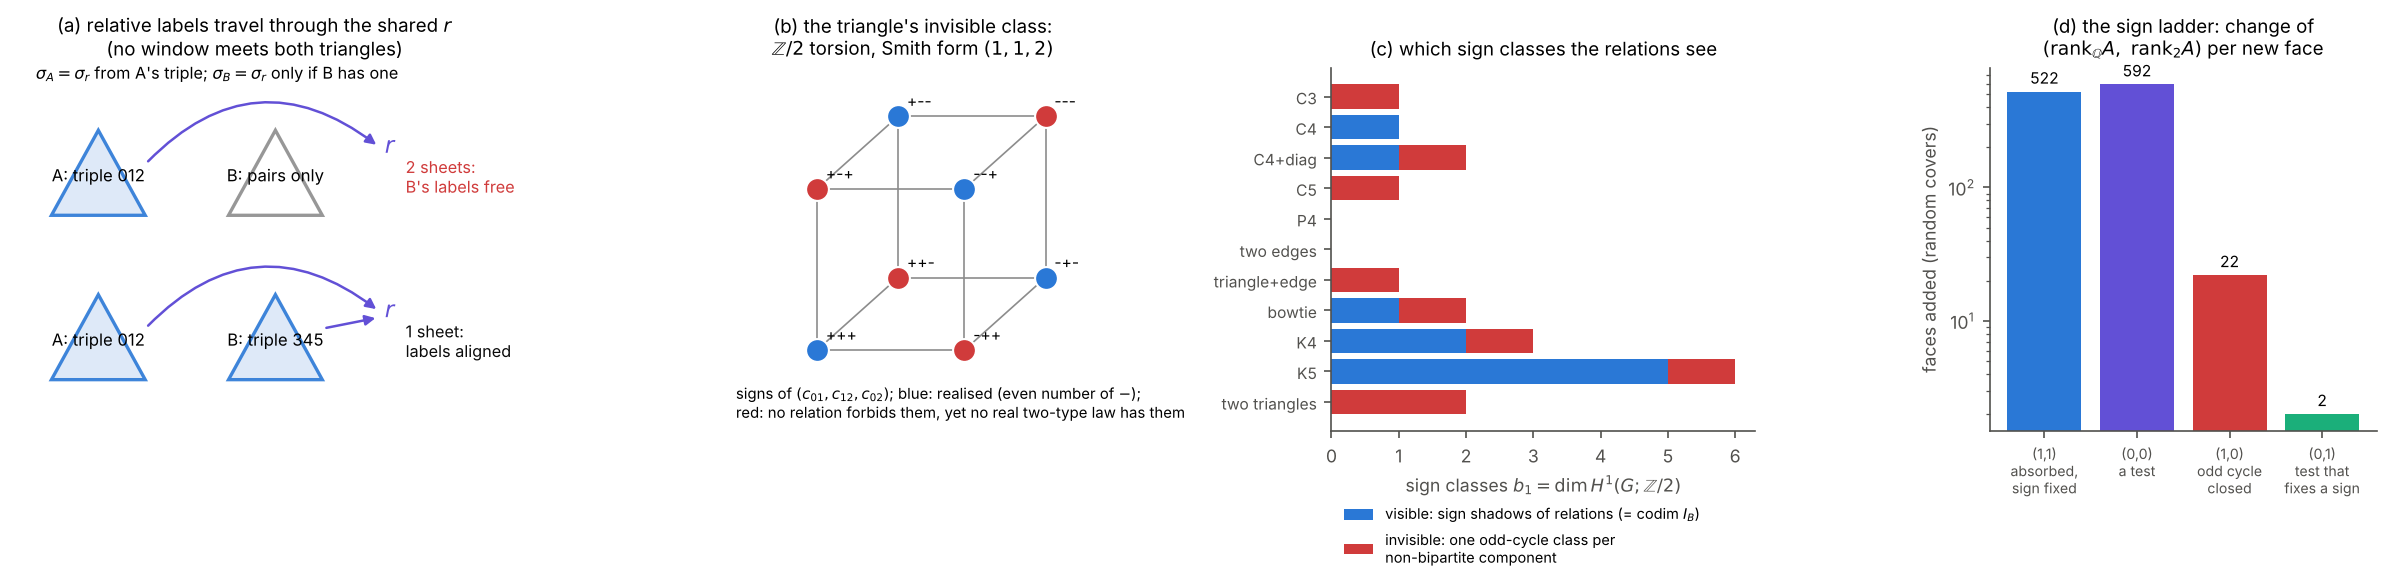

Python code for this plot:
"""Figure for Phase III, Stage 3 (real signs). (a) two disjoint triangles: one triple leaves the second triangle's labels free (two
sheets), a triple on each aligns them through the shared r; (b) the triangle's eight data sign patterns: four realised, four allowed by
every relation (there are none) but realised by nothing (the invisible odd-cycle class); (c) b_1 = visible + invisible over the zoo;
(d) the sign ladder: what one new face does to (rank_Q A, rank_2 A)."""
import json, os, itertools
import numpy as np
import matplotlib
matplotlib.use("Agg")
import matplotlib.pyplot as plt
from matplotlib.patches import Polygon, FancyArrowPatch
HERE = os.path.dirname(os.path.abspath(__file__)); D = json.load(open(os.path.join(HERE, "..", "lab", "signs.json")))
BLUE, ORANGE, VIOLET, AQUA, GREY, CRIT = "#2a78d6", "#eb6834", "#6250d6", "#1baf7a", "#8c8c8c", "#d03b3b"; INK, INK2 = "#0b0b0b", "#52514e"
plt.rcParams.update({"font.size": 8.5, "axes.edgecolor": INK2, "axes.labelcolor": INK2, "xtick.color": INK2, "ytick.color": INK2, "axes.spines.top": False, "axes.spines.right": False})
fig, ax = plt.subplots(1, 4, figsize=(16, 4.1), gridspec_kw=dict(width_ratios=[1.3, 1, 1.15, 1.05]))
a = ax[0]; a.axis("off"); a.set_xlim(-0.2, 4.4); a.set_ylim(-1.6, 1.6)
def tri(cx, cy, fill, ec, lab):
    pts = np.array([[cx - .45, cy - .35], [cx + .45, cy - .35], [cx, cy + .4]]); a.add_patch(Polygon(pts, closed=True, fc=fill, ec=ec, lw=1.6, alpha=0.9))
    a.text(cx, cy - .05, lab, ha="center", fontsize=8)
for row, (y, both) in enumerate(((0.65, False), (-0.8, True))):
    tri(0.6, y, "#dbe7f8", BLUE, "A: triple 012"); tri(2.3, y, "#dbe7f8" if both else "white", BLUE if both else GREY, "B: triple 345" if both else "B: pairs only")
    a.text(3.35, y + 0.2, "$r$", fontsize=11, color=VIOLET); 
    a.add_patch(FancyArrowPatch((1.05, y + 0.1), (3.3, y + 0.25), arrowstyle="-|>", mutation_scale=10, color=VIOLET, lw=1.2, connectionstyle="arc3,rad=-0.45"))
    if both: a.add_patch(FancyArrowPatch((2.75, y + 0.1), (3.3, y + 0.2), arrowstyle="-|>", mutation_scale=10, color=VIOLET, lw=1.2))
    a.text(3.55, y - 0.15, "1 sheet:\nlabels aligned" if both else "2 sheets:\nB's labels free", fontsize=7.8, color=INK if both else CRIT)
a.text(0.0, 1.5, "$\\sigma_A=\\sigma_r$ from A's triple; $\\sigma_B=\\sigma_r$ only if B has one", fontsize=7.8)
a.set_title("(a) relative labels travel through the shared $r$\n(no window meets both triangles)", fontsize=9)
a = ax[1]; a.axis("off"); a.set_xlim(-0.6, 1.9); a.set_ylim(-0.5, 1.75)
P = lambda s: np.array([s[0] + 0.55 * s[2], s[1] + 0.45 * s[2]])
for s in itertools.product((0, 1), repeat=3):
    for k in range(3):
        if s[k] == 0:
            t = list(s); t[k] = 1; a.plot(*np.array([P(s), P(t)]).T, color=GREY, lw=0.8)
for s in itertools.product((0, 1), repeat=3):
    real = sum(s) % 2 == 0; a.scatter(*P(s), s=120, color=BLUE if real else CRIT, zorder=4, edgecolor="white")
    a.text(*(P(s) + np.array([0.06, 0.06])), "".join("-" if x else "+" for x in s), fontsize=7.5)
a.text(-0.55, -0.42, "signs of $(c_{01},c_{12},c_{02})$; blue: realised (even number of $-$);\nred: no relation forbids them, yet no real two-type law has them", fontsize=7.2)
a.set_title("(b) the triangle's invisible class:\n$\\mathbb{Z}/2$ torsion, Smith form $(1,1,2)$", fontsize=9)
a = ax[2]; sp = D["pair_split"]; ks = list(sp.keys()); vis = [sp[k]["visible"] for k in ks]; inv = [sp[k]["invisible"] for k in ks]
y = np.arange(len(ks))[::-1]; a.barh(y, vis, color=BLUE, label="visible: sign shadows of relations (= codim $I_B$)"); a.barh(y, inv, left=vis, color=CRIT, label="invisible: one odd-cycle class per\nnon-bipartite component")
a.set_yticks(y); a.set_yticklabels(ks, fontsize=7.5); a.set_xlabel("sign classes $b_1=\\dim H^1(G;\\mathbb{Z}/2)$"); a.legend(frameon=False, fontsize=7, loc="upper center", bbox_to_anchor=(0.45, -0.17), ncol=1)
a.set_title("(c) which sign classes the relations see", fontsize=9)
a = ax[3]; cnt = D["ladder"]["counts"]; order = ["(1, 1)", "(0, 0)", "(1, 0)", "(0, 1)"]
lab = {"(1, 1)": "(1,1)\nabsorbed,\nsign fixed", "(0, 0)": "(0,0)\na test", "(1, 0)": "(1,0)\nodd cycle\nclosed", "(0, 1)": "(0,1)\ntest that\nfixes a sign"}
cols = [BLUE, VIOLET, CRIT, AQUA]; a.bar(range(4), [cnt.get(k, 0) for k in order], color=cols); a.set_yscale("log")
a.set_xticks(range(4)); a.set_xticklabels([lab[k] for k in order], fontsize=6.8); a.set_ylabel("faces added (random covers)")
for i, k in enumerate(order): a.text(i, cnt.get(k, 0) * 1.15, str(cnt.get(k, 0)), ha="center", fontsize=7.5)
a.set_title("(d) the sign ladder: change of\n$(\\mathrm{rank}_\\mathbb{Q}A,\\ \\mathrm{rank}_2A)$ per new face", fontsize=9)
plt.tight_layout(); fig.savefig(os.path.join(HERE, "fig_signs.pdf"), bbox_inches="tight"); fig.savefig(os.path.join(HERE, "fig_signs.png"), dpi=150, bbox_inches="tight"); print("ok")
